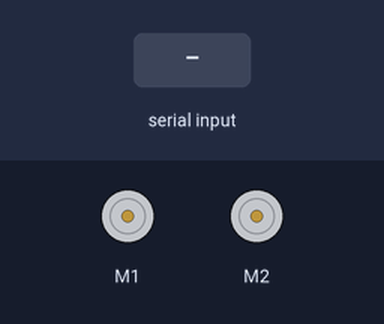
Bench run of a sketch on a simulated Arduino Uno, built with avr-gcc and run on an emulated ATmega328P. On the bench: 2 × DC motor (green arrow = forward, orange = backward, longer = faster). Inputs (shaded band) come from the test bench.

Above: at 1.2 s.
1.3 s: "u" received over the second serial link
At 2.6 s:
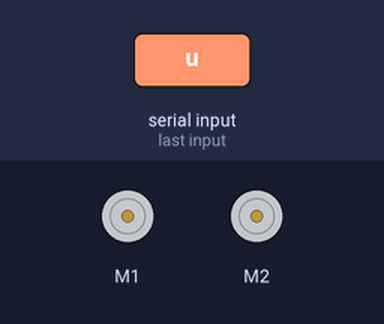
2.9 s: "l" received over the second serial link
At 4.0 s:
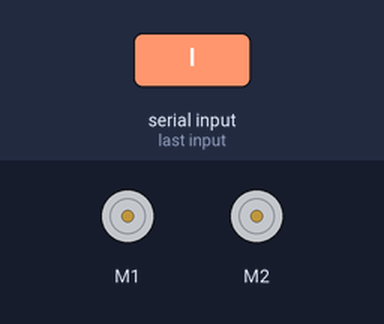
4.5 s: "r" received over the second serial link
At 5.2 s:
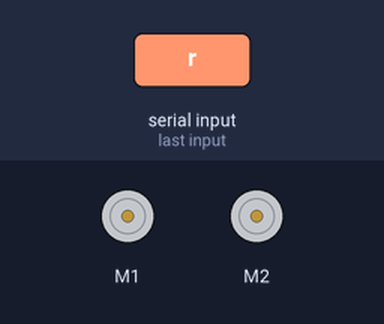
6.1 s: "d" received over the second serial link
At 7.6 s:
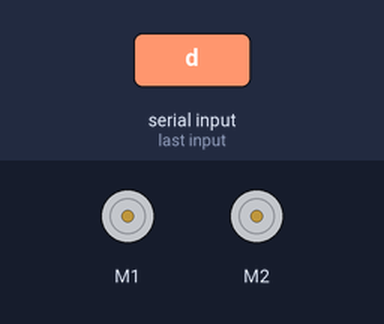
Timing chart, 0 to 8.7 s (numbered marks = the images above; inputs shaded):
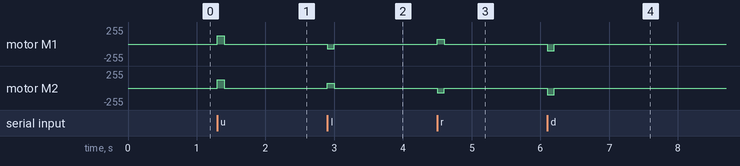

Measured:
- after the input at 1.3 s, motor M1, motor M2: stopped → forward 124/255 at once, → stopped 0.10 s later
- after the input at 2.9 s, motor M1: stopped → backward 74/255 at once, → stopped 0.10 s later; motor M2: stopped → forward 74/255 at once, → stopped 0.10 s later
- after the input at 4.5 s, motor M1: stopped → forward 74/255 at once, → stopped 0.10 s later; motor M2: stopped → backward 74/255 at once, → stopped 0.10 s later
- after the input at 6.1 s, motor M1, motor M2: stopped → backward 99/255 at once, → stopped 0.10 s later

The sketch:

useArduinoBluetoothControllerAppControllerMode.ino
```cpp
#include <RedBot.h>

// Instantiate the motors.
RedBotMotors motors;

RedBotSoftwareSerial swsp;

char incomingByte;

void setup() {
  pinMode(A1, INPUT_PULLUP);
  // Start serial port at 9600 bps
  swsp.begin(9600);
}

void loop() {
  if (swsp.available() > 0) {
    incomingByte = swsp.read();
    switch (incomingByte) {
      case 'u': // up
        motors.drive(125);
        break;
      case 'l': // left
        motors.leftDrive(-75);
        motors.rightDrive(75);
        break;
      case 'r': // right
        motors.leftDrive(75);
        motors.rightDrive(-75);
        break;
      case 'd': // down
        motors.drive(-100);
        break;
    }
    delay(100);
  }
  else {
    motors.brake();
  }
}
```
